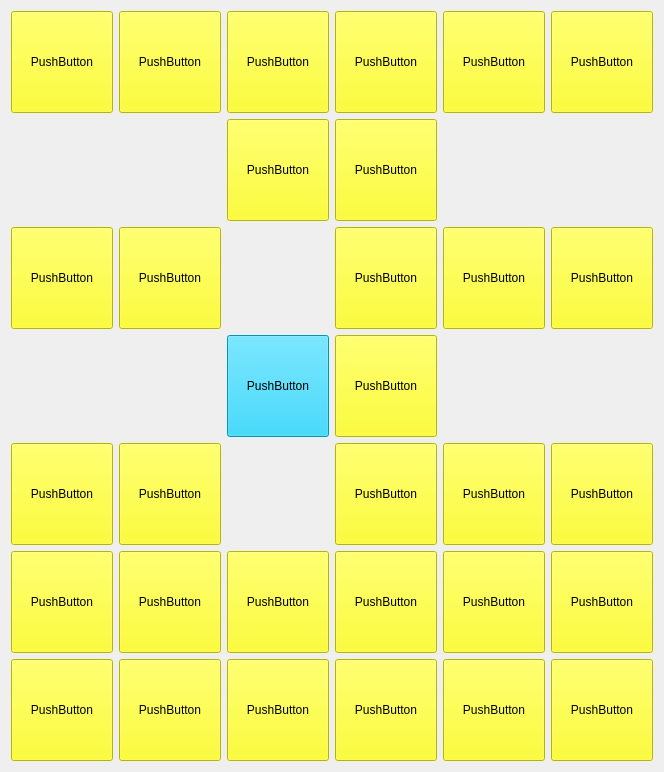
<?xml version="1.0" encoding="UTF-8"?>
<ui version="4.0">
 <class>Form</class>
 <widget class="QWidget" name="Form">
  <property name="geometry">
   <rect>
    <x>0</x>
    <y>0</y>
    <width>658</width>
    <height>399</height>
   </rect>
  </property>
  <property name="windowTitle">
   <string>Form</string>
  </property>
  <property name="styleSheet">
   <string notr="true">#Form{padding:0; margin:0;} QPushButton{padding:0; margin:0; background-color:yellow; height:100%; width:100%}</string>
  </property>
  <layout class="QGridLayout" name="gridLayout_2">
   <item row="0" column="0">
    <widget class="QPushButton" name="pushButton">
     <property name="text">
      <string>PushButton</string>
     </property>
    </widget>
   </item>
   <item row="0" column="1">
    <widget class="QPushButton" name="pushButton_9">
     <property name="text">
      <string>PushButton</string>
     </property>
    </widget>
   </item>
   <item row="0" column="2">
    <widget class="QPushButton" name="pushButton_14">
     <property name="text">
      <string>PushButton</string>
     </property>
    </widget>
   </item>
   <item row="0" column="3">
    <widget class="QPushButton" name="pushButton_19">
     <property name="text">
      <string>PushButton</string>
     </property>
    </widget>
   </item>
   <item row="0" column="4">
    <widget class="QPushButton" name="pushButton_24">
     <property name="text">
      <string>PushButton</string>
     </property>
    </widget>
   </item>
   <item row="0" column="5">
    <widget class="QPushButton" name="pushButton_29">
     <property name="text">
      <string>PushButton</string>
     </property>
    </widget>
   </item>
   <item row="1" column="0" rowspan="3">
    <widget class="QPushButton" name="pushButton_2">
     <property name="text">
      <string>PushButton</string>
     </property>
    </widget>
   </item>
   <item row="1" column="1" rowspan="3">
    <widget class="QPushButton" name="pushButton_8">
     <property name="text">
      <string>PushButton</string>
     </property>
    </widget>
   </item>
   <item row="1" column="2">
    <widget class="QPushButton" name="pushButton_13">
     <property name="text">
      <string>PushButton</string>
     </property>
    </widget>
   </item>
   <item row="1" column="3">
    <widget class="QPushButton" name="pushButton_18">
     <property name="text">
      <string>PushButton</string>
     </property>
    </widget>
   </item>
   <item row="1" column="4" rowspan="3">
    <widget class="QPushButton" name="pushButton_23">
     <property name="text">
      <string>PushButton</string>
     </property>
    </widget>
   </item>
   <item row="1" column="5" rowspan="3">
    <widget class="QPushButton" name="pushButton_28">
     <property name="text">
      <string>PushButton</string>
     </property>
    </widget>
   </item>
   <item row="2" column="2" rowspan="3">
    <widget class="QPushButton" name="pushButton_11">
     <property name="styleSheet">
      <string notr="true">background-color:rgb(0, 208, 255)</string>
     </property>
     <property name="text">
      <string>PushButton</string>
     </property>
    </widget>
   </item>
   <item row="2" column="3">
    <widget class="QPushButton" name="pushButton_31">
     <property name="text">
      <string>PushButton</string>
     </property>
    </widget>
   </item>
   <item row="3" column="3">
    <widget class="QPushButton" name="pushButton_32">
     <property name="text">
      <string>PushButton</string>
     </property>
    </widget>
   </item>
   <item row="4" column="0">
    <widget class="QPushButton" name="pushButton_3">
     <property name="text">
      <string>PushButton</string>
     </property>
    </widget>
   </item>
   <item row="4" column="1">
    <widget class="QPushButton" name="pushButton_6">
     <property name="text">
      <string>PushButton</string>
     </property>
    </widget>
   </item>
   <item row="4" column="3">
    <widget class="QPushButton" name="pushButton_16">
     <property name="text">
      <string>PushButton</string>
     </property>
    </widget>
   </item>
   <item row="4" column="4">
    <widget class="QPushButton" name="pushButton_21">
     <property name="text">
      <string>PushButton</string>
     </property>
    </widget>
   </item>
   <item row="4" column="5">
    <widget class="QPushButton" name="pushButton_26">
     <property name="text">
      <string>PushButton</string>
     </property>
    </widget>
   </item>
   <item row="5" column="0">
    <widget class="QPushButton" name="pushButton_4">
     <property name="text">
      <string>PushButton</string>
     </property>
    </widget>
   </item>
   <item row="5" column="1">
    <widget class="QPushButton" name="pushButton_7">
     <property name="text">
      <string>PushButton</string>
     </property>
    </widget>
   </item>
   <item row="5" column="2">
    <widget class="QPushButton" name="pushButton_12">
     <property name="text">
      <string>PushButton</string>
     </property>
    </widget>
   </item>
   <item row="5" column="3">
    <widget class="QPushButton" name="pushButton_17">
     <property name="text">
      <string>PushButton</string>
     </property>
    </widget>
   </item>
   <item row="5" column="4">
    <widget class="QPushButton" name="pushButton_22">
     <property name="text">
      <string>PushButton</string>
     </property>
    </widget>
   </item>
   <item row="5" column="5">
    <widget class="QPushButton" name="pushButton_27">
     <property name="text">
      <string>PushButton</string>
     </property>
    </widget>
   </item>
   <item row="6" column="0">
    <widget class="QPushButton" name="pushButton_5">
     <property name="text">
      <string>PushButton</string>
     </property>
    </widget>
   </item>
   <item row="6" column="1">
    <widget class="QPushButton" name="pushButton_10">
     <property name="text">
      <string>PushButton</string>
     </property>
    </widget>
   </item>
   <item row="6" column="2">
    <widget class="QPushButton" name="pushButton_15">
     <property name="text">
      <string>PushButton</string>
     </property>
    </widget>
   </item>
   <item row="6" column="3">
    <widget class="QPushButton" name="pushButton_20">
     <property name="text">
      <string>PushButton</string>
     </property>
    </widget>
   </item>
   <item row="6" column="4">
    <widget class="QPushButton" name="pushButton_25">
     <property name="text">
      <string>PushButton</string>
     </property>
    </widget>
   </item>
   <item row="6" column="5">
    <widget class="QPushButton" name="pushButton_30">
     <property name="text">
      <string>PushButton</string>
     </property>
    </widget>
   </item>
  </layout>
 </widget>
 <resources/>
 <connections/>
</ui>
